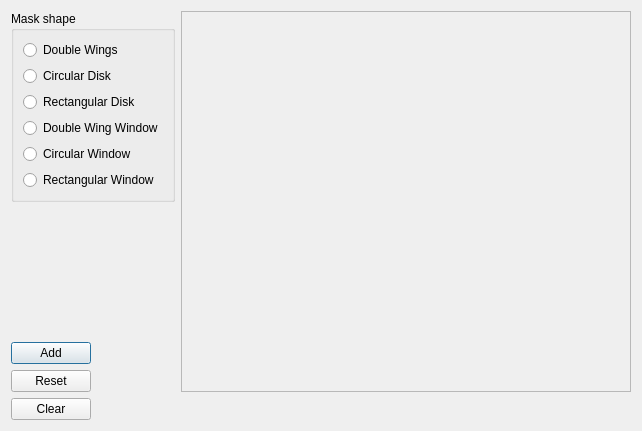
<?xml version="1.0" encoding="UTF-8"?>
<ui version="4.0">
 <class>MaskEditorUI</class>
 <widget class="QDialog" name="MaskEditorUI">
  <property name="geometry">
   <rect>
    <x>0</x>
    <y>0</y>
    <width>642</width>
    <height>431</height>
   </rect>
  </property>
  <property name="windowTitle">
   <string>Dialog</string>
  </property>
  <property name="windowIcon">
   <iconset resource="main_resources.qrc">
    <normaloff>:/res/ball.ico</normaloff>:/res/ball.ico</iconset>
  </property>
  <layout class="QGridLayout" name="gridLayout">
   <item row="0" column="0">
    <widget class="QGroupBox" name="groupBox">
     <property name="title">
      <string>Mask shape</string>
     </property>
     <layout class="QVBoxLayout" name="verticalLayout">
      <item>
       <widget class="QRadioButton" name="radioButton">
        <property name="text">
         <string>Double Wings</string>
        </property>
       </widget>
      </item>
      <item>
       <widget class="QRadioButton" name="radioButton_3">
        <property name="text">
         <string>Circular Disk</string>
        </property>
       </widget>
      </item>
      <item>
       <widget class="QRadioButton" name="radioButton_2">
        <property name="text">
         <string>Rectangular Disk</string>
        </property>
       </widget>
      </item>
      <item>
       <widget class="QRadioButton" name="radioButton_4">
        <property name="text">
         <string>Double Wing Window</string>
        </property>
       </widget>
      </item>
      <item>
       <widget class="QRadioButton" name="radioButton_5">
        <property name="text">
         <string>Circular Window</string>
        </property>
       </widget>
      </item>
      <item>
       <widget class="QRadioButton" name="radioButton_6">
        <property name="text">
         <string>Rectangular Window</string>
        </property>
       </widget>
      </item>
     </layout>
    </widget>
   </item>
   <item row="0" column="1" rowspan="4">
    <widget class="QFrame" name="frame">
     <property name="frameShape">
      <enum>QFrame::StyledPanel</enum>
     </property>
     <property name="frameShadow">
      <enum>QFrame::Raised</enum>
     </property>
     <property name="lineWidth">
      <number>2</number>
     </property>
    </widget>
   </item>
   <item row="1" column="0">
    <spacer name="verticalSpacer">
     <property name="orientation">
      <enum>Qt::Vertical</enum>
     </property>
     <property name="sizeHint" stdset="0">
      <size>
       <width>20</width>
       <height>152</height>
      </size>
     </property>
    </spacer>
   </item>
   <item row="2" column="0">
    <widget class="QPushButton" name="pushButton">
     <property name="sizePolicy">
      <sizepolicy hsizetype="Fixed" vsizetype="Fixed">
       <horstretch>0</horstretch>
       <verstretch>0</verstretch>
      </sizepolicy>
     </property>
     <property name="text">
      <string>Add</string>
     </property>
    </widget>
   </item>
   <item row="3" column="0">
    <widget class="QPushButton" name="pushButton_2">
     <property name="sizePolicy">
      <sizepolicy hsizetype="Fixed" vsizetype="Fixed">
       <horstretch>0</horstretch>
       <verstretch>0</verstretch>
      </sizepolicy>
     </property>
     <property name="text">
      <string>Reset</string>
     </property>
    </widget>
   </item>
   <item row="4" column="0">
    <widget class="QPushButton" name="pushButton_3">
     <property name="sizePolicy">
      <sizepolicy hsizetype="Fixed" vsizetype="Fixed">
       <horstretch>0</horstretch>
       <verstretch>0</verstretch>
      </sizepolicy>
     </property>
     <property name="text">
      <string>Clear</string>
     </property>
    </widget>
   </item>
  </layout>
 </widget>
 <resources>
  <include location="main_resources.qrc"/>
 </resources>
 <connections/>
</ui>
